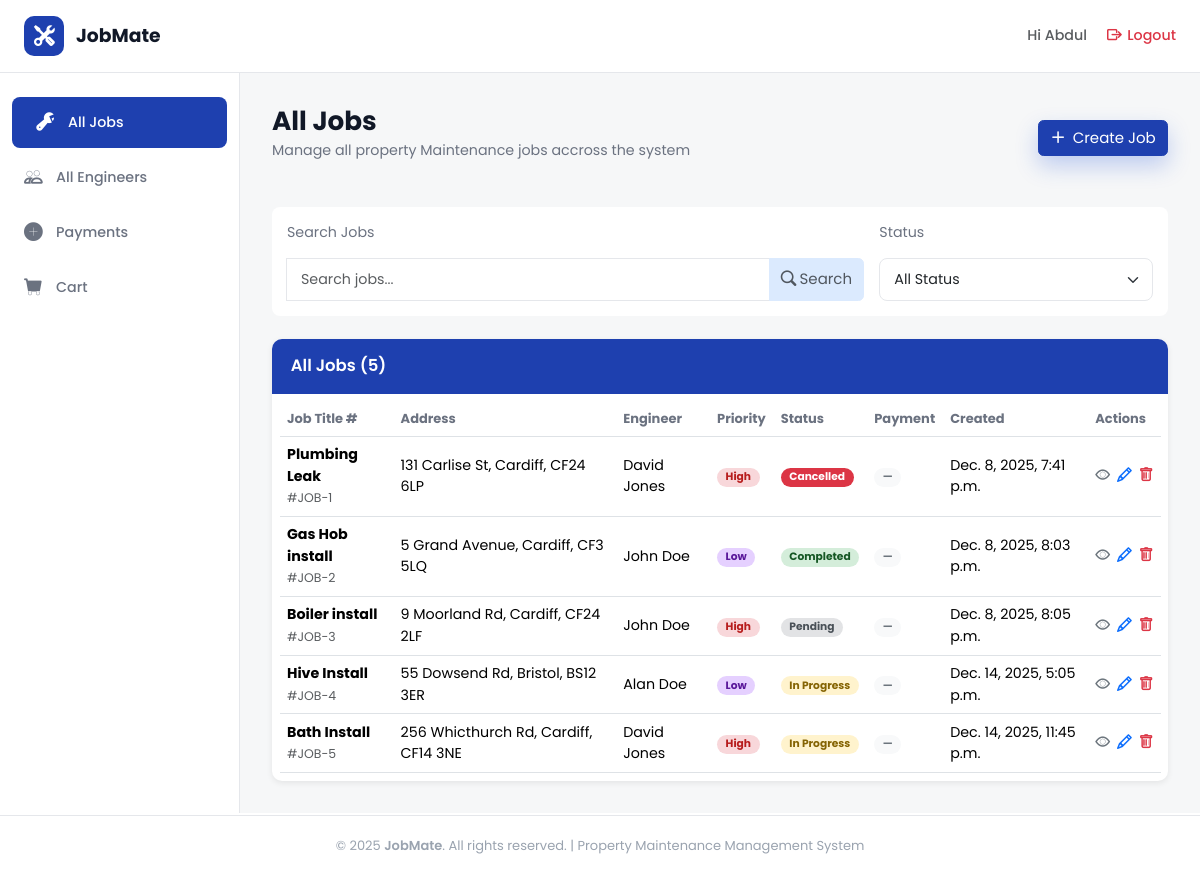
Before: /jobs/all_jobs/ (signed in) with the older database file.
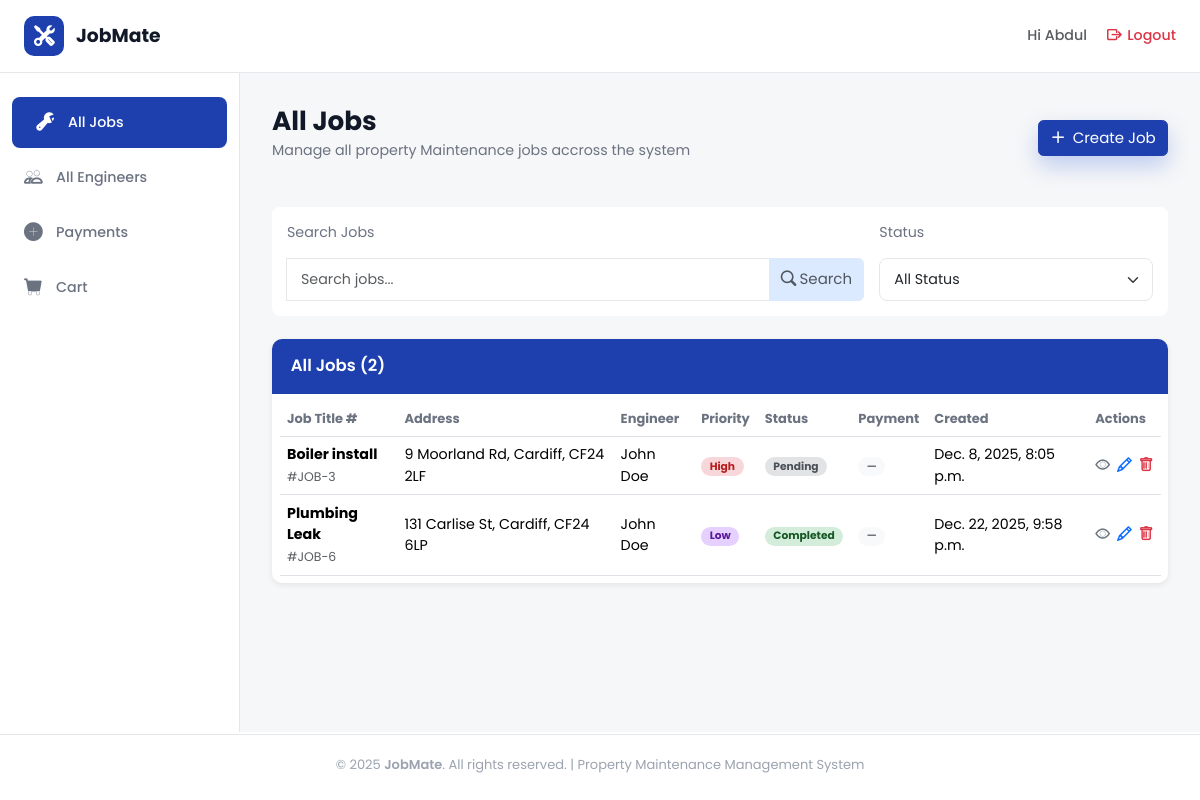
After: the same page with the newer database file.
### jobs/models.py (models this page shows, shortened)
class Job(models.Model):
    PRIORITY_CHOICES = [
        ('high', 'High'),
        ('medium', 'Medium'),
        ('low', 'Low'),
    ]
    CATEGORY_CHOICES = [
        ('plumbing', 'Plumbing'),
        ('heating', 'Heating'),
        ('electrical', 'Electrical'),
    ]
    STATUS_CHOICES = [
        ("pending", "Pending"),
        ("in_progress", "In Progress"),
        ("completed", "Completed"),
        ("cancelled", "Cancelled"),
    ]
    job_title = models.CharField(max_length=100)
    property_owner = models.CharField(max_length=100)
    address = models.CharField(max_length=200)
    city = models.CharField(max_length=100)
    post_code = models.CharField(max_length=20)
    tenant_name = models.CharField(
        max_length=100,
        null=True,
        blank=True
    )
    tenant_phone = models.CharField(
        max_length=20,
        null=True,
        blank=True
    )
    tenant_email = models.EmailField(
        max_length=254,
        null=True,
        blank=True
    )
    priority = models.CharField(
        max_length=20,
        choices=PRIORITY_CHOICES,
        default='medium'
    )
    category = models.CharField(
        max_length=20,
        choices=CATEGORY_CHOICES
    )
    status = models.CharField(
        max_length=20,
        choices=STATUS_CHOICES,
        default="pending"
    )
    description = models.TextField()
    created_at = models.DateTimeField(auto_now_add=True)
    updated_at = models.DateTimeField(auto_now=True)
    due_date = models.DateField()
    estimated_hours = models.DecimalField(
        max_digits=4,
        decimal_places=1,
        null=True,
        blank=True
    )
    job_cost = models.DecimalField(
        max_digits=10,
        decimal_places=2,
        null=True,
        blank=True
    )
    assigned_engineer = models.ForeignKey(
        User,
        on_delete=models.SET_NULL,
        null=True,
        blank=True,
        related_name="assigned_jobs"
    )

### jobs/views.py (the view)
# urls.py: path('all_jobs/', views.all_jobs, name='all_jobs'),
@login_required
def all_jobs(request):
    user = request.user
    search_query = request.GET.get("search_term")
    status_filter = request.GET.get("status_filter")
    if user.profile.role == "Engineer":
        job_list = Job.objects.filter(assigned_engineer=user)
    else:
        job_list = Job.objects.all()
    if search_query:
        job_list = job_list.filter(
            Q(job_title__icontains=search_query) |
            Q(address__icontains=search_query) |
            Q(city__icontains=search_query) |
            Q(post_code__icontains=search_query))
    if status_filter:
        job_list = job_list.filter(status=status_filter)
    return render(request, 'all_jobs.html', {"job_list": job_list})

### jobs/templates/all_jobs.html (shortened to what this page needs)
{% extends "dashboard_base.html" %}
{% load static %}
{% block content %}
<div class="heading-section d-flex flex-column justify-content-between flex-md-row">
  <div class="row">
    <h1 class="section-title">All Jobs</h1>
    <p class="section-subtitle">
      Manage all property Maintenance jobs accross the system
    </p>
  </div>
  {% if request.user.is_authenticated and request.user.profile.role == "Admin" %}
  <a href="{% url 'jobs:create_job' %}"
    class="btn btn-primary shadow-cta d-flex align-items-center justify-content-center h-50 mt-3">
    <i class="bi bi-plus-lg me-2"></i>Create Job
  </a>
  {% endif %}
</div>
<div class="filter-container d-flex flex-grow-1 flex-column justify-content-between flex-md-row gap-3 mb-4">
  <div class="search-col col-8">
    <p class="section-subtitle">Search Jobs</p>
    <form class="input-group" method="GET">
      <input type="text" name="search_term" class="form-control" placeholder="Search jobs..." />
      <button type="submit" class="btn btn-secondary text-muted">
        <i class="bi bi-search me-1"></i>Search
      </button>
    </form>
  </div>
<form class="col" method="GET">
    <p class="section-subtitle">Status</p>
    <select class="form-select" name="status_filter" onchange="this.form.submit()">
        <option value="">All Status</option>
    </select>
</form>
</div>
  <div>
    <div class="table-container">
      <div class="table-header">All Jobs ({{ job_list.count }})</div>
      <div class="table-responsive p-2">
        <table class="table align-middle mb-0">
          <thead class="table-head">
            <tr>
              <th>Job Title #</th>
              <th>Address</th>
              <th>Engineer</th>
              <th>Priority</th>
              <th>Status</th>
              <th>Payment</th>
              <th>Created</th>
              <th>Actions</th>
            </tr>
          </thead>
          <tbody>
            {% for job in job_list %}
            <tr>
              <td data-label="Job Title">
                <strong>{{ job.job_title}}</strong><br /><small class="text-muted">#JOB-{{ job.id }}</small>
              </td>
              <td data-label="Address">{{ job.address }}, {{ job.city }}, {{ job.post_code }}</td>
              <td data-label="Engineer">{{ job.assigned_engineer.first_name }} {{ job.assigned_engineer.last_name }}
              </td>
              <td data-label="Priority">
                <span class="badge badge-rounded
                {% if job.priority == 'high' %} badge-high
                {% elif job.priority == 'medium' %}badge-medium
                {% elif job.priority == 'low' %}badge-low
                {% endif %}">
                  {{ job.get_priority_display }}
                </span>
              </td>
              <td data-label="Status">
                <span class="badge badge-rounded
                {% if job.status == 'pending' %}badge-pending
                {% elif job.status == 'in_progress' %}badge-progress
                {% elif job.status == 'completed' %}badge-completed
                {% elif job.status == 'cancelled' %}bg-danger
                {% endif %} ">
                  {{ job.get_status_display }}
                </span>
              </td>
              <td data-label="Payment">
                <span class="badge badge-rounded bg-light text-secondary">—</span>
              </td>
              <td data-label="Created">{{ job.created_at}}</td>
              <td data-label="Actions">
                <div class="d-flex flex-row justify-content-around">
                  <a href="{% url 'jobs:job_detail' job_id=job.id%}" class="text-secondary me-2"><i class="bi bi-eye"></i></a>
                  {% if request.user.is_authenticated and request.user.profile.role == "Admin" %}
                  <a href="{% url 'jobs:edit_job' job_id=job.id %}" class="text-primary me-2"><i class="bi bi-pencil"></i></a>
                  <a href="{% url 'jobs:delete_job' job_id=job.id %}" class="text-danger"><i class="bi bi-trash"></i></a>
                  {% endif %}
                </div>
              </td>
            </tr>
            {% empty %}
            <tr>
              <td colspan="8" class="text-danger">No jobs found!</td>
            </tr>
            {% endfor %}
          </tbody>
        </table>
      </div>
    </div>
  </div>
  {% endblock %}

### templates/dashboard_base.html (shortened to what this page needs)
{% extends "base.html" %}
{% load static %}
{% block body %}
<header class="top-header">
  <div class="logo-section">
    <a href="{% url 'home:home' %}">
      <div class="logo-icon">
        <i class="bi bi-tools"></i>
      </div>
      <span class="logo-text">JobMate</span>
    </a>
  </div>
  <div class="header-right">
    <div class="user-info">
      <a href="{% url 'users:profile_settings' %}" class="text-decoration-none text-muted"><span>Hi {% if request.user.is_authenticated and request.user.first_name == "" %}
        {{ request.user.username }}
        {% else %}
         {{request.user.first_name}}
          {% endif %} </span></a>
    </div>
    <a href="{% url 'account_logout' %}" class="logout-btn text-danger">
      <i class="bi bi-box-arrow-right"></i>
      <span>Logout</span>
    </a>
  </div>
</header>
<div class="dashboard-layout">
  <aside class="sidebar">
    <ul class="sidebar-nav">
      <li>
        <a href="{% url 'jobs:all_jobs' %}"
          class="{% if request.resolver_match.url_name == 'all_jobs' %}active{% endif %}">
          <i class="bi bi-wrench-adjustable"></i>
          <span>All Jobs</span>
        </a>
      </li>
      {% if request.user.is_authenticated and request.user.profile.role == "Admin" %}
      <li>
        <a href="{% url 'users:all_engineers' %}"
          class="{% if request.resolver_match.url_name == 'all_engineers' %}active{% endif %}">
          <i class="bi bi-people"></i>
          <span>All Engineers</span>
        </a>
      </li>
      {% endif %}
      <li>
        <a href="{% url 'cart:payments' %}"
          class="{% if request.resolver_match.url_name == 'payments' %}active nav-link disabled{% endif %}">
          <i class="bi bi-plus-circle-fill"></i>
          <span>Payments</span>
        </a>
      </li>
      <li>
        <a href="{% url 'cart:basket' %}"
          class="{% if request.resolver_match.url_name == 'basket' %}active nav-link disabled{% endif %}">
          <i class="bi bi-cart-fill"></i>
          <span>Cart</span>
        </a>
      </li>
    </ul>
  </aside>
  <main class="main-content">
    {% block content %} {% endblock %}
  </main>
</div>
{% endblock %}

### templates/base.html (shortened to what this page needs)
{% load static %}
<!DOCTYPE html>
<html lang="en">
<head>
    <link href="https://cdn.jsdelivr.net/npm/bootstrap@5.3.3/dist/css/bootstrap.min.css" rel="stylesheet">
    <link href="https://cdn.jsdelivr.net/npm/bootstrap-icons@1.11.3/font/bootstrap-icons.css" rel="stylesheet">
    <link rel="stylesheet" href="{% static 'css/base.css' %}?v=20251012">
    <link rel="stylesheet" href="{% static 'css/home.css' %}?v=20251012">
    <link rel="stylesheet" href="{% static 'css/accounts.css' %}?v=20251012">
    <link rel="stylesheet" href="{% static 'css/dashboard_base.css' %}?v=20251012">
    <link rel="stylesheet" href="{% static 'css/tables.css' %}?v=20251012">
    <link rel="stylesheet" href="{% static 'css/form.css' %}?v=20251012">
    <link rel="stylesheet" href="{% static 'css/job_detail.css' %}?v=20251012">
    <link rel="stylesheet" href="{% static 'css/delete.css' %}?v=20251012">
    <link rel="stylesheet" href="{% static 'css/cart.css' %}?v=20251012">
</head>
<body class="d-flex flex-column min-vh-100">
    <main class="flex-grow-1 d-flex flex-column">
        {% block body %}{% endblock %}
    </main>
    {% if not hide_footer %}
    <footer class="site-footer">
        © 2025 <span class="fw-semibold">JobMate</span>. All rights reserved. |
        Property Maintenance Management System
    </footer>
    {% endif %}
</body>
</html>

### static/css/base.css (style rules this page uses)
html { font-size: 15px; }
:root { --jm-blue-600: #2563eb; --jm-blue-700: #1e40af; --jm-default: #ffffff; --jm-main: #e5e7eb; --jm-secondary: #1e40af; --jm-accent: #dbeafe; --jm-accent-light: #f6f7f8; --jm-links: #2563eb; --jm-other: #fecaca; --ink: #111827; --muted: #6b7280; --muted-2: #9aa3af; --footer-bg: #0f172a; --card-radius: 14px; --tile-radius: 18px; --shadow-soft: 0 8px 16px rgba(15, 23, 42, 0.06); --shadow-tile: 0 14px 30px rgba(37, 99, 235, 0.25); --shadow-cta: 0 10px 22px rgba(29, 78, 216, 0.25); --purple: #7e22ce; --topbar-h: 66px; --footer-h: 20px; --sidebar-width: 240px; }
* { box-sizing: border-box; }
body { font-family: "Poppins", system-ui, -apple-system, Segoe UI, Roboto, Helvetica, Arial, sans-serif; font-size: 0.95rem; color: var(--ink); background: var(--page-bg); margin: 0 auto; }
.btn-primary { background-color: var(--jm-blue-700) !important; border-color: var(--jm-blue-700) !important; font-size: 1rem; transition: all 0.25s ease; }
.btn-secondary { background-color: var(--jm-accent) !important; border-color: var(--jm-accent) !important; font-size: 1rem; transition: all 0.25s ease; color: var(--ink); }
.bi::before { font-weight: bold !important; }
.section-title { font-weight: 700; font-size: 1.75rem; color: var(--ink); margin-bottom: 0.25rem; }
.section-subtitle { color: var(--muted); }
.site-footer { padding: var(--footer-h) 0 26px; margin-top: auto; text-align: center; color: var(--muted-2); border-top: var(--jm-main) 1px solid; font-size: small; }

### static/css/home.css (style rules this page uses)
.shadow-cta { box-shadow: var(--shadow-cta); }

### static/css/accounts.css (style rules this page uses)
.form-control, .form-select { border-radius: 8px; border: 1px solid #e5e7eb; padding: 10px 14px; font-size: 0.95rem; transition: border-color .2s, box-shadow .2s; }

### static/css/dashboard_base.css (style rules this page uses)
.dashboard-layout { display: flex; max-width: 1800px; margin: 0 auto; width: 100%; }
.main-content { flex: 1; padding: 32px; background-color: var(--jm-accent-light); overflow-y: auto; height: calc(100vh - 55px - var(--topbar-h) - var(--footer-h)); }
.top-header { background: var(--jm-default); border-bottom: 1px solid var(--jm-main); margin: 0 auto; padding: 16px 24px; display: flex; justify-content: space-between; align-items: center; position: sticky; max-width: 1800px; width: 100%; top: 0; z-index: 1000; }
.logo-section { display: flex; align-items: center; gap: 12px; }
.logo-section a { display: flex; align-items: center; gap: 12px; text-decoration: none; }
.logo-icon { width: 40px; height: 40px; background: var(--jm-blue-700); border-radius: 10px; display: flex; align-items: center; justify-content: center; color: var(--jm-default); font-size: 20px; }
.logo-text { font-size: 1.25rem; font-weight: 700; color: var(--ink); }
.header-right { display: flex; align-items: center; gap: 20px; }
.user-info { display: flex; align-items: center; gap: 8px; color: var(--muted); font-weight: 500; }
.logout-btn { color: var(--muted); text-decoration: none; display: flex; align-items: center; gap: 6px; font-weight: 500; transition: color 0.3s; }
.sidebar { width: var(--sidebar-width); background: var(--jm-default); border-right: 1px solid var(--jm-main); padding: 24px 0; position: sticky; top: 73px; overflow-y: auto; }
.sidebar-nav { list-style: none; padding: 0; margin: 0; }
.sidebar-nav li { margin-bottom: 4px; }
.sidebar-nav a { display: flex; align-items: center; gap: 12px; padding: 12px 24px; color: var(--muted); text-decoration: none; font-weight: 500; transition: all 0.3s; }
.sidebar-nav a.active { background: var(--jm-blue-700); color: white; border-radius: 8px; margin: 0 12px; }
.sidebar-nav a i { font-size: 18px; width: 20px; }

### static/css/tables.css (style rules this page uses)
.heading-section { margin-bottom: 1rem; }
.filter-container { background-color: var(--jm-default); margin-top: 2rem; padding: 1rem; border-radius: 8px; }
.table-container { border-radius: 10px; overflow: hidden; box-shadow: 0 2px 6px rgba(0, 0, 0, 0.08); background: white; }
.table-header { background-color: var(--jm-blue-700); color: var(--jm-default); padding: 1rem 1.25rem; font-weight: 600; font-size: 1.1rem; width: 100%; }
.table-head th { color: var(--muted); font-size: small; }
.badge-rounded { border-radius: 1rem; padding: 0.4em 0.8em; }
.badge-high { background-color: #f8d7da; color: #b71c1c; }
.badge-low { background-color: #e5d0ff; color: #5a189a; }
.badge-pending { background-color: #e2e3e5; color: #495057; }
.badge-completed { background-color: #d4edda; color: #155724; }

Changed rows visible on the page:
removed Job: job_title "Plumbing Leak", id "1", address "131 Carlise St", city "Cardiff", post_code "CF24 6LP", assigned_engineer.first_name "David", assigned_engineer.last_name "Jones", priority "High", status "Cancelled", created_at "Dec. 8, 2025, 7:41 p.m."
removed Job: job_title "Gas Hob install", id "2", address "5 Grand Avenue", city "Cardiff", post_code "CF3 5LQ", assigned_engineer.first_name "John", assigned_engineer.last_name "Doe", priority "Low", status "Completed", created_at "Dec. 8, 2025, 8:03 p.m."
removed Job: job_title "Hive Install", id "4", address "55 Dowsend Rd", city "Bristol", post_code "BS12 3ER", assigned_engineer.first_name "Alan", assigned_engineer.last_name "Doe", priority "Low", status "In Progress", created_at "Dec. 14, 2025, 5:05 p.m."
removed Job: job_title "Bath Install", id "5", address "256 Whicthurch Rd", city "Cardiff", post_code "CF14 3NE", assigned_engineer.first_name "David", assigned_engineer.last_name "Jones", priority "High", status "In Progress", created_at "Dec. 14, 2025, 11:45 p.m."
added Job: job_title "Plumbing Leak", id "6", address "131 Carlise St", city "Cardiff", post_code "CF24 6LP", assigned_engineer.first_name "John", assigned_engineer.last_name "Doe", priority "Low", status "Completed", created_at "Dec. 22, 2025, 9:58 p.m."
Other visible differences:
{{ job_list.count }}: "5" → "2"
